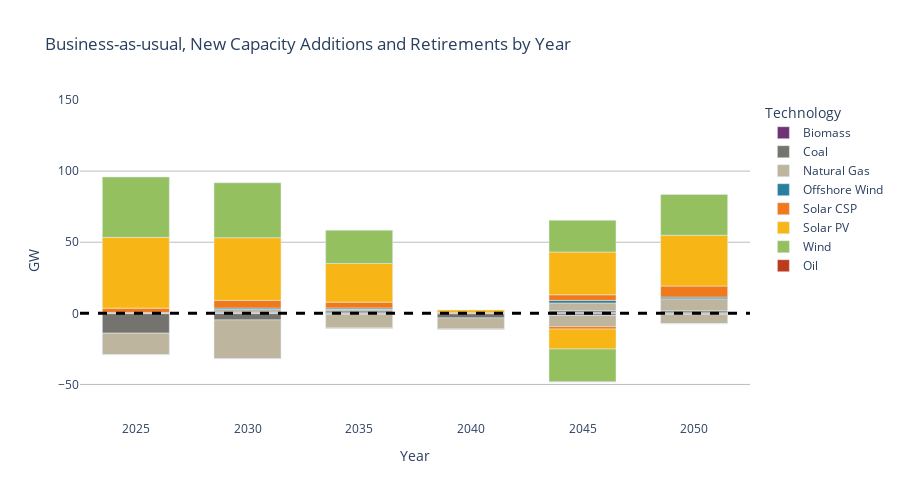

The notebook cell saved with this chart:
### Markdown cell above
#### Business-as-usual

### Code cell
plot_infrastructure_bar(df=df, scenario='business_as_usual_ira_ccs_climate', title='Business-as-usual, New Capacity Additions and Retirements by Year', 
                                 year=year, output_file_name=f'bau_barchart_{year}.png')

### Figure 1 — Plotly figure (JSON) as saved in the notebook; plotly's stock layout.template omitted (floating-point values rounded to 4 significant figures)
{"data": [{"alignmentgroup": "True", "hovertemplate": "Technology=Biomass<br>Year=%{x}<br>GW=%{y}<extra></extra>", "legendgroup": "Biomass", "marker": {"color": "#713275", "pattern": {"shape": ""}}, "name": "Biomass", "offsetgroup": "Biomass", "orientation": "v", "showlegend": true, "textposition": "auto", "type": "bar", "width": 3, "x": [2030, 2035, 2045, 2050, 2025, 2030, 2035, 2040, 2045, 2050], "xaxis": "x", "y": [0.15, 0.4, 0.5, 0.45, -0.253, -0.2171, -0.1844, -0.3587, -0.3082, -0.1957], "yaxis": "y"}, {"alignmentgroup": "True", "hovertemplate": "Technology=Coal<br>Year=%{x}<br>GW=%{y}<extra></extra>", "legendgroup": "Coal", "marker": {"color": "#75736d", "pattern": {"shape": ""}}, "name": "Coal", "offsetgroup": "Coal", "orientation": "v", "showlegend": true, "textposition": "auto", "type": "bar", "width": 3, "x": [2030, 2035, 2045, 2050, 2025, 2030, 2035, 2040, 2045, 2050], "xaxis": "x", "y": [0.65, 1.3, 1.3, 1.3, -13.69, -4.42, -0.459, -2.854, -1.162, -0.505], "yaxis": "y"}, {"alignmentgroup": "True", "hovertemplate": "Technology=Natural Gas<br>Year=%{x}<br>GW=%{y}<extra></extra>", "legendgroup": "Natural Gas", "marker": {"color": "#bdb59d", "pattern": {"shape": ""}}, "name": "Natural Gas", "offsetgroup": "Natural Gas", "orientation": "v", "showlegend": true, "textposition": "auto", "type": "bar", "width": 3, "x": [2025, 2030, 2035, 2045, 2050, 2025, 2030, 2035, 2040, 2045, 2050], "xaxis": "x", "y": [0.646, 1.938, 1.292, 5.492, 8.481, -15.16, -27.11, -9.718, -7.833, -7.872, -6.537], "yaxis": "y"}, {"alignmentgroup": "True", "hovertemplate": "Technology=Offshore Wind<br>Year=%{x}<br>GW=%{y}<extra></extra>", "legendgroup": "Offshore Wind", "marker": {"color": "#2B7F9E", "pattern": {"shape": ""}}, "name": "Offshore Wind", "offsetgroup": "Offshore Wind", "orientation": "v", "showlegend": true, "textposition": "auto", "type": "bar", "width": 3, "x": [2030, 2035, 2045, 2050], "xaxis": "x", "y": [0.96, 0.825, 1.8, 1.17], "yaxis": "y"}, {"alignmentgroup": "True", "hovertemplate": "Technology=Solar CSP<br>Year=%{x}<br>GW=%{y}<extra></extra>", "legendgroup": "Solar CSP", "marker": {"color": "#f1781b", "pattern": {"shape": ""}}, "name": "Solar CSP", "offsetgroup": "Solar CSP", "orientation": "v", "showlegend": true, "textposition": "auto", "type": "bar", "width": 3, "x": [2025, 2030, 2035, 2040, 2045, 2050, 2045], "xaxis": "x", "y": [3, 5.4, 4.05, 0.4, 3.95, 7.8, -1.72], "yaxis": "y"}, {"alignmentgroup": "True", "hovertemplate": "Technology=Solar PV<br>Year=%{x}<br>GW=%{y}<extra></extra>", "legendgroup": "Solar PV", "marker": {"color": "#F7B615", "pattern": {"shape": ""}}, "name": "Solar PV", "offsetgroup": "Solar PV", "orientation": "v", "showlegend": true, "textposition": "auto", "type": "bar", "width": 3, "x": [2025, 2030, 2035, 2040, 2045, 2050, 2045], "xaxis": "x", "y": [49.77, 44.07, 27.18, 1.92, 30.06, 35.7, -14.03], "yaxis": "y"}, {"alignmentgroup": "True", "hovertemplate": "Technology=Wind<br>Year=%{x}<br>GW=%{y}<extra></extra>", "legendgroup": "Wind", "marker": {"color": "#95C060", "pattern": {"shape": ""}}, "name": "Wind", "offsetgroup": "Wind", "orientation": "v", "showlegend": true, "textposition": "auto", "type": "bar", "width": 3, "x": [2025, 2030, 2035, 2045, 2050, 2045], "xaxis": "x", "y": [42.47, 38.6, 23.41, 22.34, 28.73, -23.06], "yaxis": "y"}, {"alignmentgroup": "True", "hovertemplate": "Technology=Oil<br>Year=%{x}<br>GW=%{y}<extra></extra>", "legendgroup": "Oil", "marker": {"color": "#BB3B1C", "pattern": {"shape": ""}}, "name": "Oil", "offsetgroup": "Oil", "orientation": "v", "showlegend": true, "textposition": "auto", "type": "bar", "width": 3, "x": [2025, 2030, 2035, 2040, 2045, 2050], "xaxis": "x", "y": [-0.062, -0.231, -0.0428, -0.085, -0.0924, -0.055], "yaxis": "y"}], "layout": {"barmode": "relative", "height": 500, "legend": {"title": {"text": "Technology"}, "tracegroupgap": 0}, "paper_bgcolor": "white", "plot_bgcolor": "white", "shapes": [{"line": {"color": "black", "dash": "dash", "width": 3}, "type": "line", "x0": 0, "x1": 1, "xref": "x domain", "y0": 0, "y1": 0, "yref": "y"}], "title": {"text": "Business-as-usual, New Capacity Additions and Retirements by Year"}, "uniformtext": {"minsize": 18, "mode": "hide"}, "width": 900, "xaxis": {"anchor": "y", "autorange": true, "domain": [0, 1], "range": [2022.0, 2052.0], "tickmode": "array", "ticktext": ["2025", "2030", "2035", "2040", "2045", "2050"], "tickvals": [2025, 2030, 2035, 2040, 2045, 2050], "title": {"text": "Year"}, "type": "linear"}, "yaxis": {"anchor": "x", "domain": [0, 1], "gridcolor": "#bdbdbd", "range": [-75, 150], "showgrid": true, "title": {"text": "GW"}, "type": "linear"}}}
